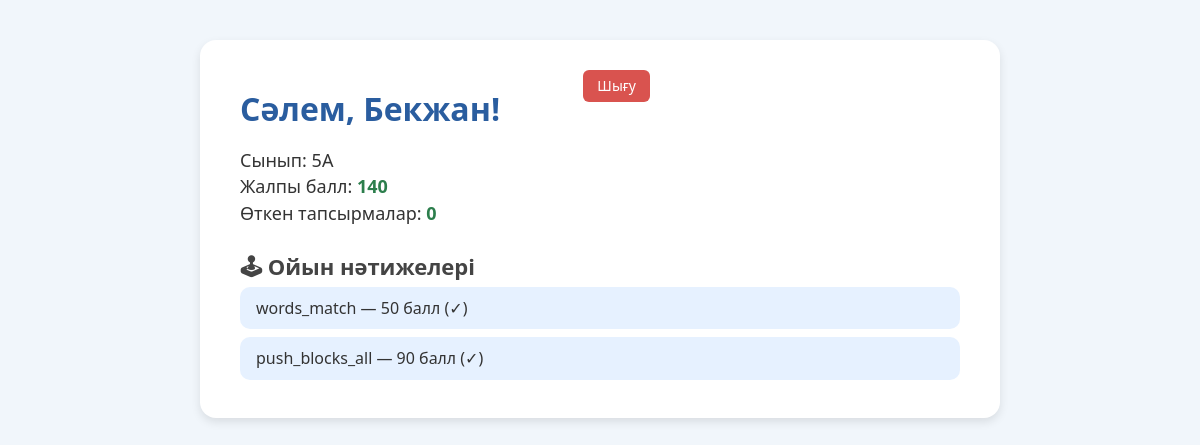
The page /student_dashboard (signed in) on the database as committed earlier.
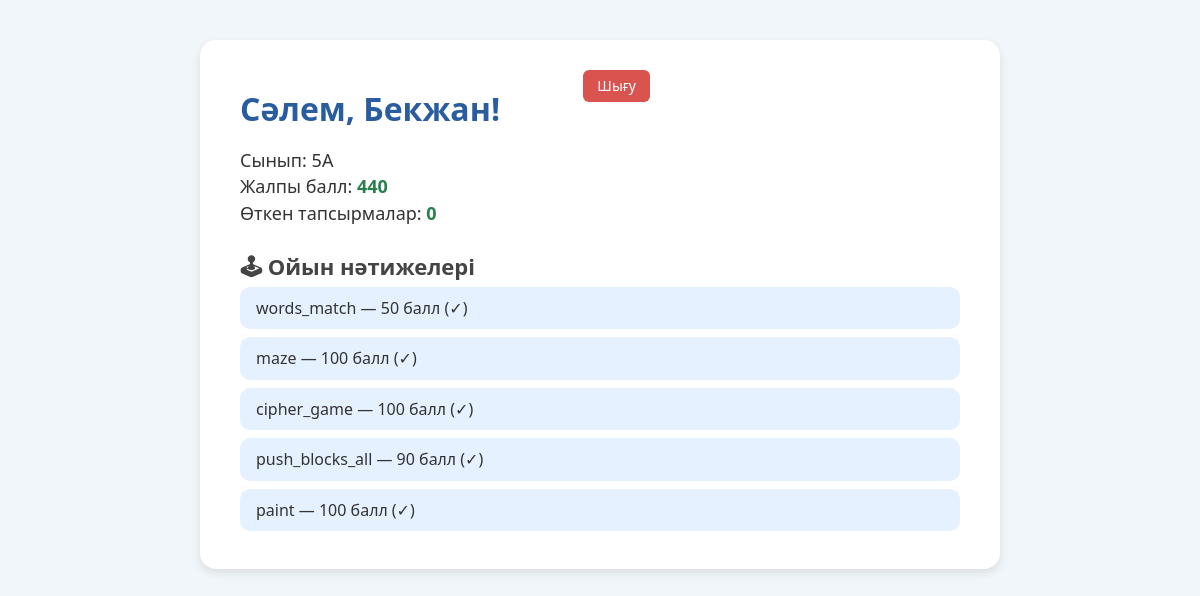
The same page on the database as committed later.
### main.py (models this page shows, shortened)
class Student(db.Model):
    id = db.Column(db.Integer, primary_key=True)
    name = db.Column(db.String(100), nullable=False)
    student_class = db.Column(db.String(10), nullable=False)
    password = db.Column(db.String(200), nullable=False)
    score = db.Column(db.Integer, default=0)
    progress = db.relationship('StudentProgress', backref='student', lazy=True)
    __table_args__ = (db.UniqueConstraint('name', 'student_class', name='uq_name_class'),)

class GameProgress(db.Model):
    id = db.Column(db.Integer, primary_key=True)
    student_id = db.Column(db.Integer, db.ForeignKey("student.id"))
    game_name = db.Column(db.String(100), nullable=False)
    score = db.Column(db.Integer, default=0)
    completed = db.Column(db.Boolean, default=False)
    attempt = db.Column(db.Integer, nullable=False, default=1)
    timestamp = db.Column(db.DateTime, default=db.func.current_timestamp())
    student = db.relationship('Student', backref='games')

### main.py (the view)
@app.route("/student_dashboard")
def student_dashboard():
    student_id = session.get("user_id")
    if not student_id:
        return redirect("/login")
    student = Student.query.get(student_id)
    progress_count = StudentProgress.query.filter_by(student_id=student_id).count()
    game_results = GameProgress.query.filter_by(student_id=student_id).all()
    return render_template("dashboard.html",
                           student=student,
                           progress_count=progress_count,
                           games=game_results)

### templates/dashboard.html (shortened to what this page needs)
<!DOCTYPE html>
<html lang="kk">
<head>
  <link rel="stylesheet" href="{{ url_for('static', filename='css/dashboard.css') }}">
  <link rel="stylesheet" href="{{ url_for('static', filename='css/normalize.css') }}">
</head>
<body>
  <div class="container">
    <h1>Сәлем, {{ student.name }}!</h1>
    <p>Сынып: {{ student.student_class }}</p>
    <p>Жалпы балл: <strong>{{ student.score }}</strong></p>
    <p>Өткен тапсырмалар: <strong>{{ progress_count }}</strong></p>
    <h2>🕹 Ойын нәтижелері</h2>
    {% if games %}
      <ul>
        {% for game in games %}
          <li>
            {{ game.game_name }} — {{ game.score }} балл ({{ "✓" if game.completed else "○" }})
          </li>
        {% endfor %}
      </ul>
    {% else %}
      <p>Әзірге ойын нәтижелері жоқ.</p>
    {% endif %}
    <form action="/logout" method="POST" class="logout-form">
      <button type="submit">Шығу</button>
    </form>
  </div>
</body>
</html>

Rows that differ between the two databases and show on the page:
changed Student "Бекжан": score "140" → "440"
added GameProgress: game_name "maze", score "100", completed "✓"
added GameProgress: game_name "cipher_game", score "100", completed "✓"
added GameProgress: game_name "paint", score "100", completed "✓"
